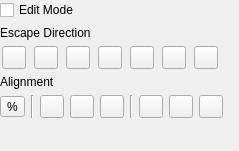
<?xml version="1.0" encoding="UTF-8"?>
<ui version="4.0">
 <class>ConnectionPointWidget</class>
 <widget class="QWidget" name="ConnectionPointWidget">
  <property name="geometry">
   <rect>
    <x>0</x>
    <y>0</y>
    <width>239</width>
    <height>151</height>
   </rect>
  </property>
  <property name="sizePolicy">
   <sizepolicy hsizetype="Preferred" vsizetype="Fixed">
    <horstretch>0</horstretch>
    <verstretch>0</verstretch>
   </sizepolicy>
  </property>
  <layout class="QGridLayout" name="gridLayout">
   <property name="topMargin">
    <number>0</number>
   </property>
   <property name="leftMargin">
    <number>0</number>
   </property>
   <property name="rightMargin">
    <number>0</number>
   </property>
   <property name="bottomMargin">
    <number>0</number>
   </property>
   <item row="0" column="2" rowspan="7">
    <spacer name="horizontalSpacer">
     <property name="orientation">
      <enum>Qt::Horizontal</enum>
     </property>
     <property name="sizeHint" stdset="0">
      <size>
       <width>0</width>
       <height>88</height>
      </size>
     </property>
    </spacer>
   </item>
   <item row="0" column="0">
    <widget class="QCheckBox" name="toggleEditMode">
     <property name="text">
      <string>Edit Mode</string>
     </property>
    </widget>
   </item>
   <item row="1" column="0">
    <widget class="QLabel" name="labelEscape">
     <property name="text">
      <string>Escape Direction</string>
     </property>
    </widget>
   </item>
   <item row="2" column="0">
    <layout class="QHBoxLayout" name="horizontalLayout">
     <item>
      <widget class="QToolButton" name="escapeAll">
       <property name="text">
        <string/>
       </property>
      </widget>
     </item>
     <item>
      <widget class="QToolButton" name="escapeHorz">
       <property name="text">
        <string/>
       </property>
      </widget>
     </item>
     <item>
      <widget class="QToolButton" name="escapeVert">
       <property name="text">
        <string/>
       </property>
      </widget>
     </item>
     <item>
      <widget class="QToolButton" name="escapeLeft">
       <property name="text">
        <string/>
       </property>
      </widget>
     </item>
     <item>
      <widget class="QToolButton" name="escapeRight">
       <property name="text">
        <string/>
       </property>
      </widget>
     </item>
     <item>
      <widget class="QToolButton" name="escapeUp">
       <property name="text">
        <string/>
       </property>
      </widget>
     </item>
     <item>
      <widget class="QToolButton" name="escapeDown">
       <property name="text">
        <string/>
       </property>
      </widget>
     </item>
    </layout>
   </item>
   <item row="3" column="0">
    <widget class="QLabel" name="labelAlign">
     <property name="text">
      <string>Alignment</string>
     </property>
    </widget>
   </item>
   <item row="7" column="0">
    <widget class="QWidget" name="SpecialSpacer" native="true">
     <property name="sizePolicy">
      <sizepolicy hsizetype="Preferred" vsizetype="Expanding">
       <horstretch>0</horstretch>
       <verstretch>0</verstretch>
      </sizepolicy>
     </property>
    </widget>
   </item>
   <item row="4" column="0">
    <layout class="QHBoxLayout" name="horizontalLayout_2">
     <item>
      <widget class="QToolButton" name="alignPercent">
       <property name="text">
        <string>%</string>
       </property>
      </widget>
     </item>
     <item>
      <widget class="Line" name="line_2">
       <property name="orientation">
        <enum>Qt::Vertical</enum>
       </property>
      </widget>
     </item>
     <item>
      <widget class="QToolButton" name="alignLeft">
       <property name="text">
        <string/>
       </property>
      </widget>
     </item>
     <item>
      <widget class="QToolButton" name="alignCenterH">
       <property name="text">
        <string/>
       </property>
      </widget>
     </item>
     <item>
      <widget class="QToolButton" name="alignRight">
       <property name="text">
        <string/>
       </property>
      </widget>
     </item>
     <item>
      <widget class="Line" name="line">
       <property name="orientation">
        <enum>Qt::Vertical</enum>
       </property>
      </widget>
     </item>
     <item>
      <widget class="QToolButton" name="alignTop">
       <property name="text">
        <string/>
       </property>
      </widget>
     </item>
     <item>
      <widget class="QToolButton" name="alignCenterV">
       <property name="text">
        <string/>
       </property>
      </widget>
     </item>
     <item>
      <widget class="QToolButton" name="alignBottom">
       <property name="text">
        <string/>
       </property>
      </widget>
     </item>
    </layout>
   </item>
  </layout>
 </widget>
 <resources/>
 <connections/>
</ui>
